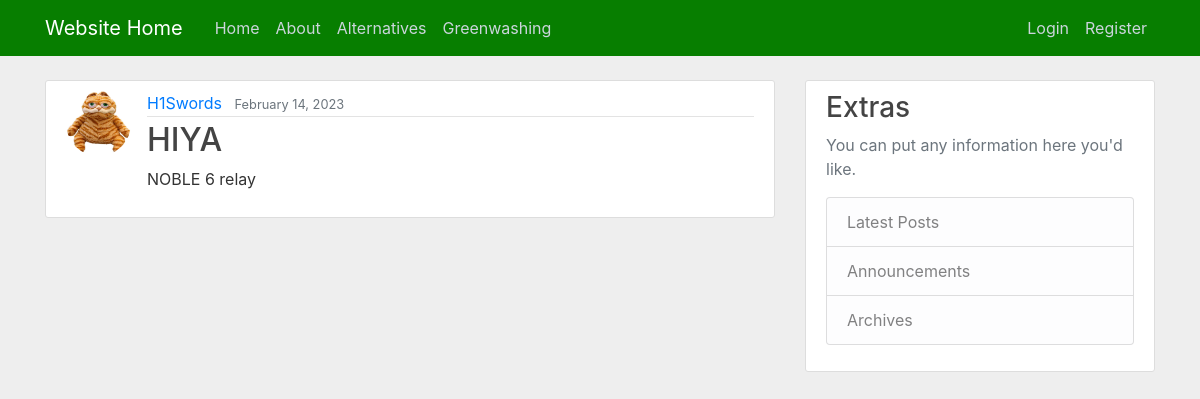
The page /post/34/ on the database its author committed.
### website/models.py (models this page shows, shortened)
class Posts(models.Model):
    title = models.CharField(max_length=100)
    content = models.TextField()
    date_posted = models.DateTimeField(default=timezone.now)
    author = models.ForeignKey(User, on_delete=models.CASCADE)

### users/models.py (models this page shows, shortened)
class Profile(models.Model):
    user = models.OneToOneField(User, on_delete=models.CASCADE)
    image = models.ImageField(default='default.jpg', upload_to='profile_pics')

### website/views.py (the view)
# urls.py: path('post/<int:pk>/', PostDetailView.as_view(), name='post-detail'),
class PostDetailView(DetailView):
    model = Posts

### website/templates/website/posts_detail.html (shortened to what this page needs)
{% extends "website/base.html" %}
    {% block content %}
    <article class="media content-section">
       <img class="rounded-circle article-img" src="{{ object.author.profile.image.url }}">
    <div class="media-body">
        <div class="article-metadata">
        <a class="mr-2" href="{% url 'user-posts' object.author.username %}">{{ object.author }}</a>
        <small class="text-muted">{{ object.date_posted|date:"F d, Y" }}</small>
        </div>
        <h2 class="article-title">{{ object.title }}</h2>
        <p class="article-content">{{ object.content }}</p>
    </div>
    </article>
{% endblock content %}

### website/static/website/main.css (style rules this page uses)
body { background: #eeeeee; color: #333333; margin-top: 5rem; }
h1, h2, h3, h4, h5, h6 { color: #444444; }
.content-section { background: #ffffff; padding: 10px 20px; border: 1px solid #dddddd; border-radius: 3px; margin-bottom: 20px; }
.article-title { color: #444444; }
.article-content { white-space: pre-line; }
.article-img { height: 65px; width: 65px; margin-right: 16px; }
.article-metadata { padding-bottom: 1px; margin-bottom: 4px; border-bottom: 1px solid #e3e3e3 }

### rows shown on the page
Posts: author.profile.image (picture), author "H1Swords", date_posted "February 14, 2023", title "HIYA", content "NOBLE 6 relay"
